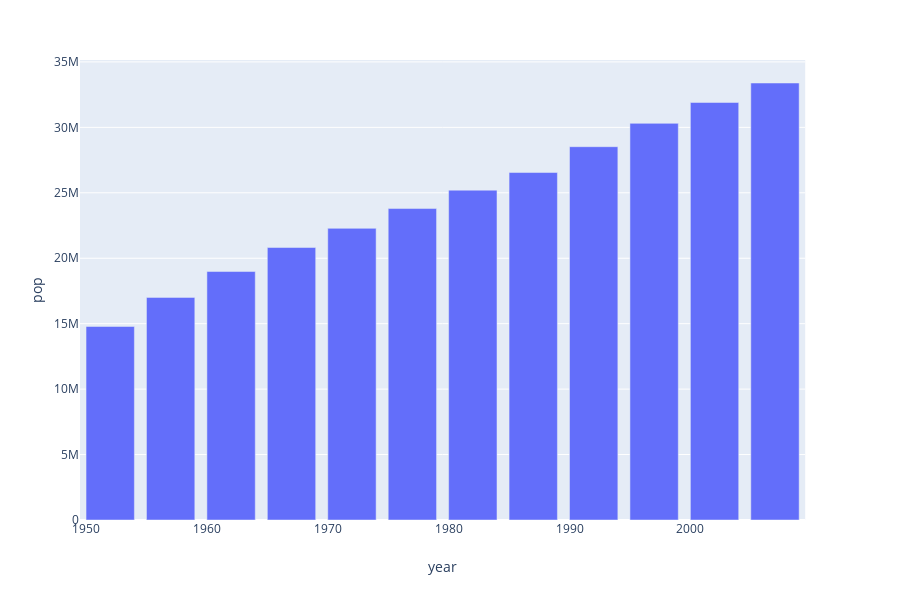

Notebook source saved alongside this figure:
### Markdown cell above
<p>In a bar plot, each row of the DataFrame is represented as a rectangular mark.</p>

### Code cell
import plotly.express as px
data_canada = px.data.gapminder().query("country == 'Canada'")
fig = px.bar(data_canada, x='year', y='pop')
fig.show()

### Figure 1 — Plotly figure (JSON) as saved in the notebook; plotly's stock layout.template omitted (floating-point values rounded to 4 significant figures)
{"data": [{"alignmentgroup": "True", "hoverlabel": {"namelength": 0}, "hovertemplate": "year=%{x}<br>pop=%{y}", "legendgroup": "", "marker": {"color": "#636efa"}, "name": "", "offsetgroup": "", "orientation": "v", "showlegend": false, "textposition": "auto", "type": "bar", "x": [1952, 1957, 1962, 1967, 1972, 1977, 1982, 1987, 1992, 1997, 2002, 2007], "xaxis": "x", "y": [14785584, 17010154, 18985849, 20819767, 22284500, 23796400, 25201900, 26549700, 28523502, 30305843, 31902268, 33390141], "yaxis": "y"}], "layout": {"barmode": "relative", "height": 600, "legend": {"tracegroupgap": 0}, "margin": {"t": 60}, "xaxis": {"anchor": "y", "domain": [0, 0.98], "title": {"text": "year"}}, "yaxis": {"anchor": "x", "domain": [0, 1], "title": {"text": "pop"}}}}
